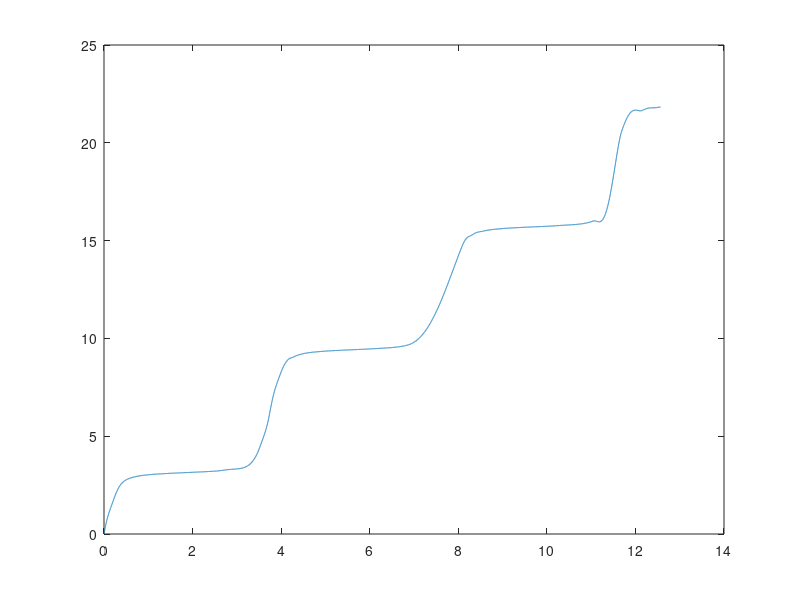

Recreate this plot in MATLAB.
clear
clc

%Simulation Parameters:
b = 2*pi-.1;     %Frequency function gain parameter

f = @(t,theta) [ 2*pi + b*cos(theta).^3 ];
[t,xa] = ode45(f,[0:.001:4*pi],[0]);
%xa = wrapTo2Pi(xa);
plot(t,xa)
